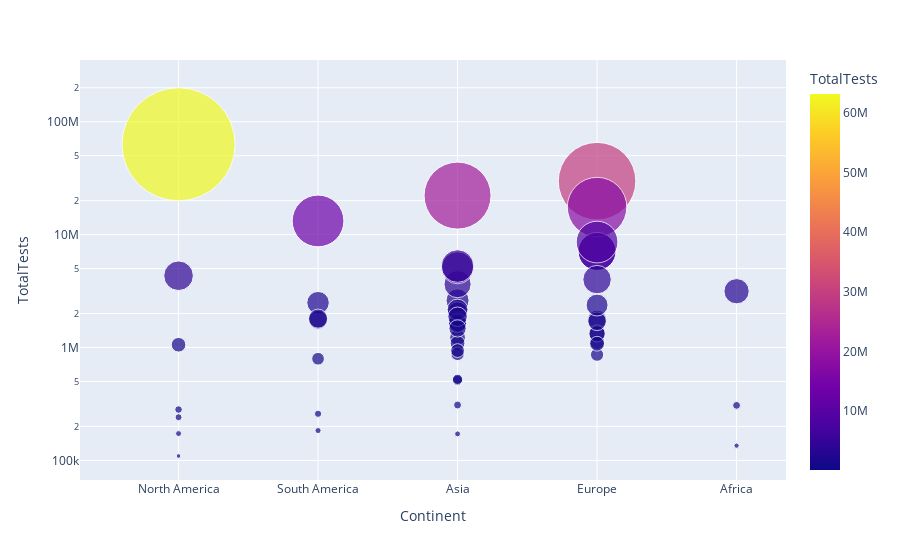

The notebook cell this image was saved under:
### Code cell
# TotalTests vs Continent
px.scatter(df1.head(50), x = 'Continent', y = 'TotalTests', color = 'TotalTests', 
           size = 'TotalTests', size_max = 80, hover_data=['Country/Region','Continent'], log_y = True)

### Figure 1 — Plotly figure (JSON) as saved in the notebook; plotly's stock layout.template omitted (floating-point values rounded to 4 significant figures)
{"data": [{"customdata": [["USA", "North America"], ["Brazil", "South America"], ["India", "Asia"], ["Russia", "Europe"], ["South Africa", "Africa"], ["Mexico", "North America"], ["Peru", "South America"], ["Chile", "South America"], ["Colombia", "South America"], ["Spain", "Europe"], ["Iran", "Asia"], ["UK", "Europe"], ["Saudi Arabia", "Asia"], ["Pakistan", "Asia"], ["Bangladesh", "Asia"], ["Italy", "Europe"], ["Turkey", "Asia"], ["Argentina", "South America"], ["Germany", "Europe"], ["France", "Europe"], ["Iraq", "Asia"], ["Philippines", "Asia"], ["Indonesia", "Asia"], ["Canada", "North America"], ["Qatar", "Asia"], ["Kazakhstan", "Asia"], ["Egypt", "Africa"], ["Ecuador", "South America"], ["Bolivia", "South America"], ["Sweden", "Europe"], ["Oman", "Asia"], ["Israel", "Asia"], ["Ukraine", "Europe"], ["Dominican Republic", "North America"], ["Panama", "North America"], ["Belgium", "Europe"], ["Kuwait", "Asia"], ["Belarus", "Europe"], ["UAE", "Asia"], ["Romania", "Europe"], ["Netherlands", "Europe"], ["Singapore", "Asia"], ["Guatemala", "North America"], ["Portugal", "Europe"], ["Poland", "Europe"], ["Nigeria", "Africa"], ["Honduras", "North America"], ["Bahrain", "Asia"], ["Japan", "Asia"], ["Armenia", "Asia"]], "hovertemplate": "Continent=%{customdata[1]}<br>TotalTests=%{marker.color}<br>Country/Region=%{customdata[0]}<extra></extra>", "legendgroup": "", "marker": {"color": [63139605, 13206188, 22149351, 29716907, 3149807, 1056915, 2493429, 1760615, 1801835, 7064329, 2612763, 17515234, 3635705, 2058872, 1225124, 7099713, 5081802, 794544, 8586648, 3992206, 1092741, 1669996, 1633156, 4319172, 511000, 2163713, 135000, 258582, 183583, 863315, 309212, 1872453, 1116641, 281926, 240995, 1767120, 522200, 1344303, 5262658, 1319369, 1079860, 1474372, 172712, 1705474, 2374686, 306894, 109292, 876700, 938739, 171600], "coloraxis": "coloraxis", "size": [63139605, 13206188, 22149351, 29716907, 3149807, 1056915, 2493429, 1760615, 1801835, 7064329, 2612763, 17515234, 3635705, 2058872, 1225124, 7099713, 5081802, 794544, 8586648, 3992206, 1092741, 1669996, 1633156, 4319172, 511000, 2163713, 135000, 258582, 183583, 863315, 309212, 1872453, 1116641, 281926, 240995, 1767120, 522200, 1344303, 5262658, 1319369, 1079860, 1474372, 172712, 1705474, 2374686, 306894, 109292, 876700, 938739, 171600], "sizemode": "area", "sizeref": 9866.0, "symbol": "circle"}, "mode": "markers", "name": "", "orientation": "v", "showlegend": false, "type": "scatter", "x": ["North America", "South America", "Asia", "Europe", "Africa", "North America", "South America", "South America", "South America", "Europe", "Asia", "Europe", "Asia", "Asia", "Asia", "Europe", "Asia", "South America", "Europe", "Europe", "Asia", "Asia", "Asia", "North America", "Asia", "Asia", "Africa", "South America", "South America", "Europe", "Asia", "Asia", "Europe", "North America", "North America", "Europe", "Asia", "Europe", "Asia", "Europe", "Europe", "Asia", "North America", "Europe", "Europe", "Africa", "North America", "Asia", "Asia", "Asia"], "xaxis": "x", "y": [63139605, 13206188, 22149351, 29716907, 3149807, 1056915, 2493429, 1760615, 1801835, 7064329, 2612763, 17515234, 3635705, 2058872, 1225124, 7099713, 5081802, 794544, 8586648, 3992206, 1092741, 1669996, 1633156, 4319172, 511000, 2163713, 135000, 258582, 183583, 863315, 309212, 1872453, 1116641, 281926, 240995, 1767120, 522200, 1344303, 5262658, 1319369, 1079860, 1474372, 172712, 1705474, 2374686, 306894, 109292, 876700, 938739, 171600], "yaxis": "y"}], "layout": {"coloraxis": {"colorbar": {"title": {"text": "TotalTests"}}, "colorscale": [[0, "#0d0887"], [0.1111, "#46039f"], [0.2222, "#7201a8"], [0.3333, "#9c179e"], [0.4444, "#bd3786"], [0.5556, "#d8576b"], [0.6667, "#ed7953"], [0.7778, "#fb9f3a"], [0.8889, "#fdca26"], [1, "#f0f921"]]}, "legend": {"itemsizing": "constant", "tracegroupgap": 0}, "margin": {"t": 60}, "xaxis": {"anchor": "y", "domain": [0, 1], "title": {"text": "Continent"}}, "yaxis": {"anchor": "x", "domain": [0, 1], "title": {"text": "TotalTests"}, "type": "log"}}}
